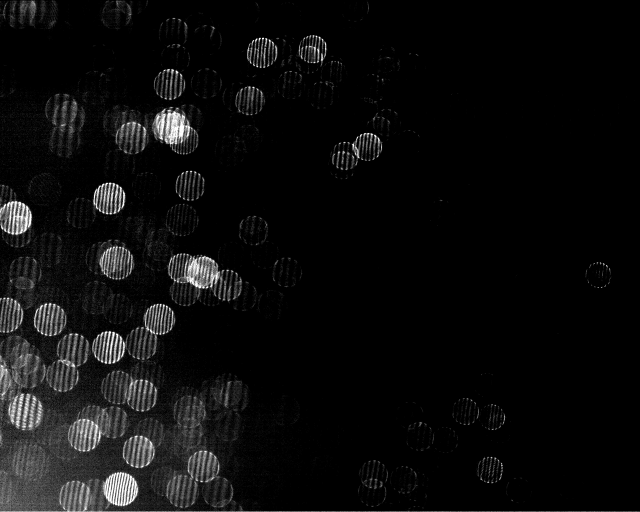
#> input picture resources/imgs_105mm_60deg.6mxcodhz.000000/000000.png, 1280 x 1024 px (shown at 1/2 size)
$ python -i circle_detector.py   (imports and definitions only)
#> lines starting #> are read from the running program, lines starting #| are printed output that depends on the picture; after the words box and inside, x2 and y2 are one past the last pixel; in counts of white or black regions, pixels touching at a corner belong together
#> further down, picture is the input picture: shape (1024, 1280, 3); min 0, max 255, mean 13.1
import cv2
import matplotlib.pyplot as plt
import numpy as np
import os
from scipy import signal
import scipy.ndimage as nd
import skimage.feature as ftr


def detect_circles(im, c_diam=130, bckg_thr=20, alpha=1.3, beta=40, corr_thr=0.001):
    # DOWNSAMPLE
#> called with c_diam = 130, bckg_thr = 20, alpha = 1.3, beta = 40, corr_thr = 0.001
    if np.product(im.shape) > np.product((512, 512)):
        old_res = im.shape
#> old_res = (1024, 1280, 3)
        ds_ratio = np.max(im.shape) / 512
#> ds_ratio = 2.5
        if ds_ratio < 1.0:
            raise Exception('Failed the downsample procedure, need to program it better')
        new_res = (int(im.shape[0] / ds_ratio), int(im.shape[1] / ds_ratio))
#> new_res = (409, 512)
        imd = cv2.resize(im, new_res)
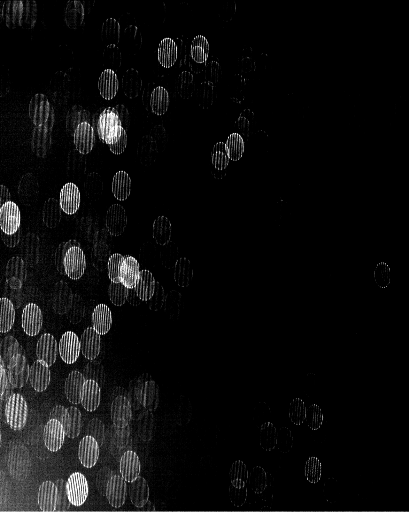
#> imd: shape (512, 409, 3); min 0, max 255, mean 13.1
    else:
        ds_ratio = 1.0
        imd = im

    # CLEAR BACKGROUND & ENHANCE
    imd[imd < bckg_thr] = 0
#> imd: shape (512, 409, 3); 12.55% of pixels changed, all inside (x1, y1, x2, y2) = (0, 0, 406, 511)
#> (the run stopped early here; a loop or call above may not have finished)

$ run again, on resources/imgs_105mm_60deg.6mxcodhz.000000/000001.png
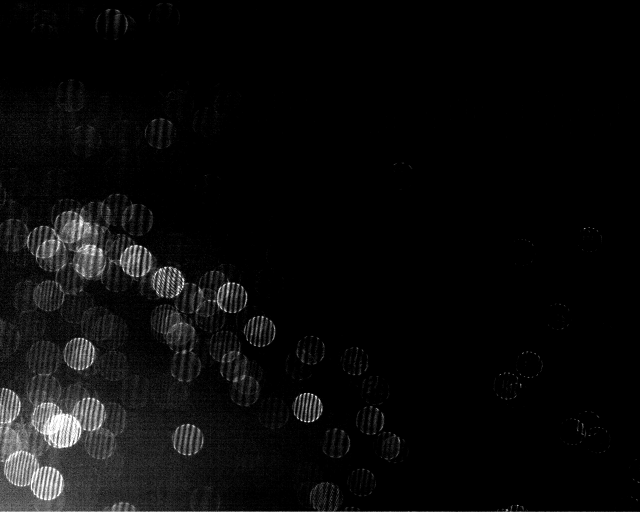
#> input picture resources/imgs_105mm_60deg.6mxcodhz.000000/000001.png, 1280 x 1024 px (shown at 1/2 size)
#> picture is the input picture: shape (1024, 1280, 3); min 0, max 255, mean 10.9
#> in detect_circles, `imd = cv2.resize(im, new_res)`:
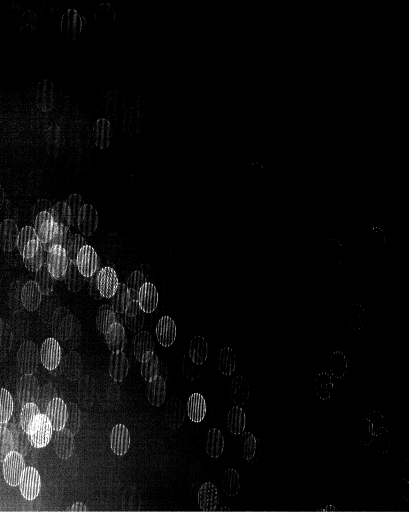
#> imd: shape (512, 409, 3); min 0, max 255, mean 10.9

$ run again, on resources/imgs_105mm_60deg.6mxcodhz.000000/000002.png
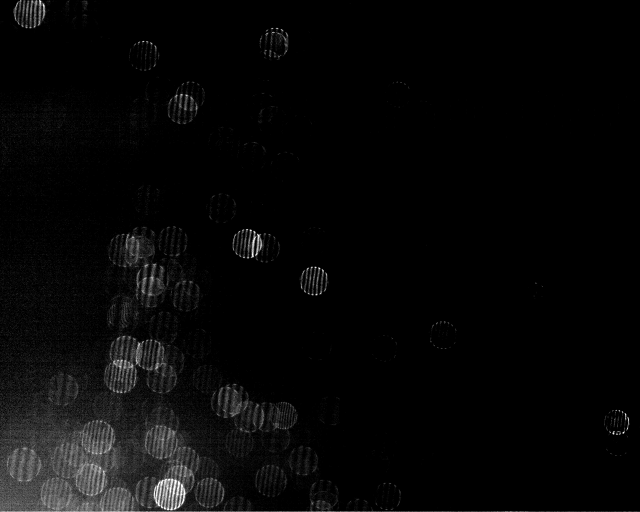
#> input picture resources/imgs_105mm_60deg.6mxcodhz.000000/000002.png, 1280 x 1024 px (shown at 1/2 size)
#> picture is the input picture: shape (1024, 1280, 3); min 0, max 255, mean 7.6
#> in detect_circles, `imd = cv2.resize(im, new_res)`:
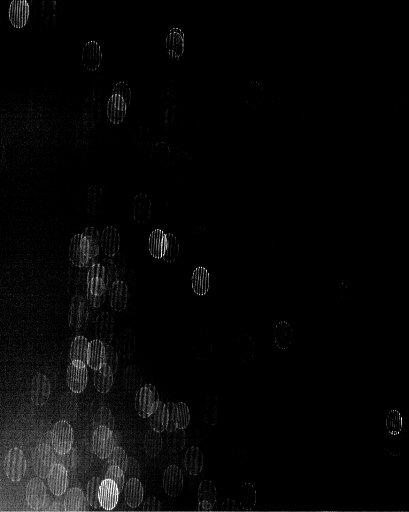
#> imd: shape (512, 409, 3); min 0, max 255, mean 7.6

$ run again, on resources/imgs_105mm_60deg.6mxcodhz.000000/000003.png
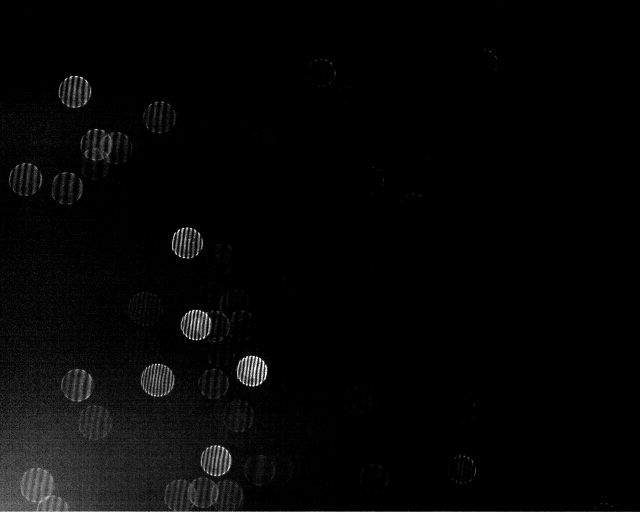
#> input picture resources/imgs_105mm_60deg.6mxcodhz.000000/000003.png, 1280 x 1024 px (shown at 1/2 size)
#> picture is the input picture: shape (1024, 1280, 3); min 0, max 255, mean 5.9
#> in detect_circles, `imd = cv2.resize(im, new_res)`:
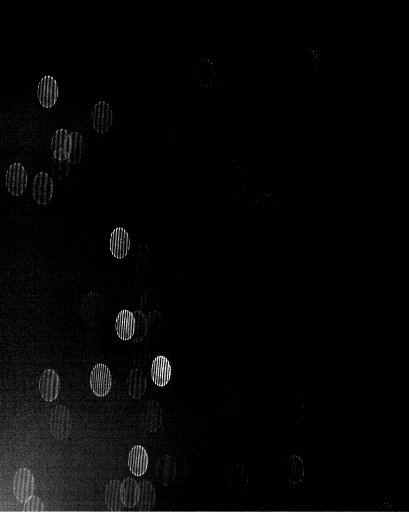
#> imd: shape (512, 409, 3); min 0, max 255, mean 5.9
